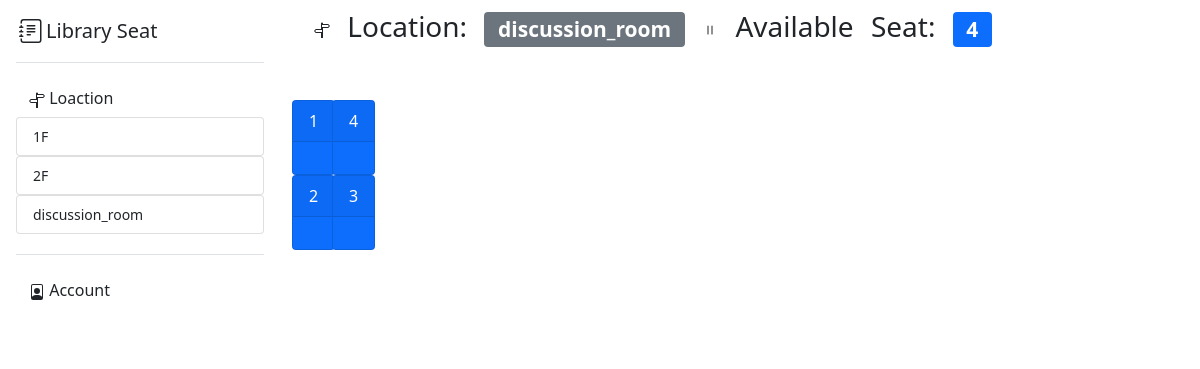
Screenshot of /location/discussion_room with the database file from the repository.
### main/models.py (models this page shows)
class Location(models.Model):
    name = models.CharField(max_length=100)
    def __str__(self):
        return self.name

class Seat(models.Model):
    location = models.ForeignKey(Location, on_delete=models.CASCADE)
    camera = models.ManyToManyField(Camera, blank=True) #every seat is capture by multiple cameras
    camera_data = models.ManyToManyField(Camera_Data, blank=True) # data from each camera
    seat_number = models.IntegerField()
    seat_position_x = models.FloatField(max_length=200)
    seat_position_y = models.FloatField(max_length=200)
    occupy = models.BooleanField()

### main/views.py (the view)
# urls.py: path("location/<str:location_name>", views.location, name="location"),
def location(response, location_name):
    location_list = Location.objects.all()
    try:
        location = Location.objects.get(name=location_name)
        available_seat=0
        for seat in location.seat_set.all():
            if seat.occupy == False:
                available_seat +=1
        return render(response, "main/location.html", { "location_list":location_list, "location":location, "available_seat": available_seat})
    except Location.DoesNotExist:
        return render(response, "main/error_404.html", {})

### main/templates/main/location.html (shortened to what this page needs)
{% extends 'main/base.html' %}
{% block content %}
  <div class="row" ,name="seat_number_count", style=" padding: 10px; word-spacing: 10px; height: 100px;">
    <h3 >
    Location: <span class="badge bg-secondary">{{location}}</span>
    <svg xmlns="http://www.w3.org/2000/svg" width="16" height="16" fill="currentColor" class="bi bi-pause" viewBox="0 0 16 16">
      <path d="M6 3.5a.5.5 0 0 1 .5.5v8a.5.5 0 0 1-1 0V4a.5.5 0 0 1 .5-.5zm4 0a.5.5 0 0 1 .5.5v8a.5.5 0 0 1-1 0V4a.5.5 0 0 1 .5-.5z"/>
    </svg>
    Available Seat: <span class="badge bg-primary", id="available_seat">{{available_seat}}</span>
    </h3>
  </div>
  <div class="row" ,name="seat_display" , style="position: relative">
    <div id="card">
      {% for seat in location.seat_set.all %}
        {% if seat.occupy == True%}
          <div id="{{seat.seat_number}}" class="card text-white bg-secondary mb-3" style="position: absolute; max-width: 4rem; top:{{seat.seat_position_y}}px; left:{{seat.seat_position_x}}px">
            <div class="card-header">{{seat.seat_number}}</div>
            <div class="card-body">
            </div>
          </div>
        {% else %}
          <div id="{{seat.seat_number}}" class="card text-white bg-primary mb-3" style="position: absolute; max-width: 4rem; top:{{seat.seat_position_y}}px; left:{{seat.seat_position_x}}px">
            <div class="card-header">{{seat.seat_number}}</div>
            <div class="card-body">
            </div>
          </div>
        {% endif %}
      {% endfor %}
    </div>
  </div>
{% endblock content %}

### main/templates/main/sidenav.html (shortened to what this page needs)
<div name="sidenav", class="flex-shrink-0 p-3 bg-white" style="width: 280px;">
    <a href="/" class="d-flex align-items-center pb-3 mb-3 link-dark text-decoration-none border-bottom">
    <span class="fs-5 fw-semibold"> Library Seat</span>
    </a>
    <ul class="list-unstyled ps-0">
    <li class="mb-1">
        <button class="btn btn-toggle align-items-center rounded collapsed" data-bs-toggle="collapse" data-bs-target="#location-collapse" aria-expanded="true">
            Loaction
        </button>
        <div class="collapse show" id="location-collapse">
        <ul class="btn-toggle-nav list-unstyled fw-normal pb-1 small">
            {% for location in location_list.all %}
                <li><a href="/location/{{location.name}}" class="list-group-item list-group-item-action rounded">{{location.name}}</a></li>
            {% endfor %}
        </ul>
        </div>
    </li>
    <li class="border-top my-3"></li>
    <li class="mb-1">
        <button class="btn btn-toggle align-items-center rounded collapsed" data-bs-toggle="collapse" data-bs-target="#account-collapse" aria-expanded="false">
            Account
        </button>
    </li>
    </ul>
</div>

### rows the page displays
Location: name "1F"
Location: name "2F"
Location: name "discussion_room"
Seat: seat_number "1"
Seat: seat_number "4"
Seat: seat_number "2"
Seat: seat_number "3"

### other values shown
{{ available_seat }} "4"
